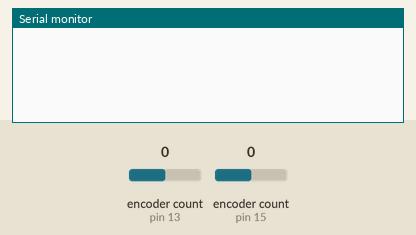
Recording of a sketch running on a simulated Arduino Uno, built with avr-gcc and run on an emulated ATmega328P. Shown: the last lines printed to the serial monitor. The test bench sets the inputs (shaded band); at power-on: encoder count (sensors on pin 13, pin 15) 0.

Above: at 1.2 s.
1.3 s: encoder count (sensor on pin 13) set to 1
At 2.5 s:
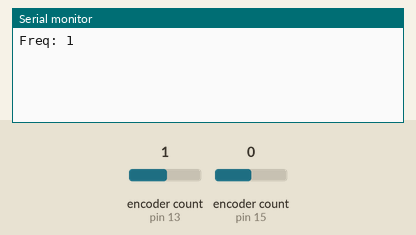
2.8 s: encoder count (sensor on pin 15) set to 1
At 3.6 s:
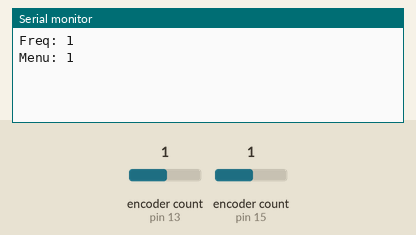
4.3 s: encoder count (sensor on pin 13) set to 2
At 4.8 s:
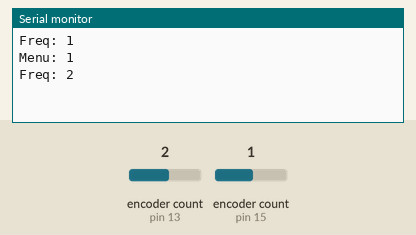
5.8 s: encoder count (sensor on pin 15) set to 2
At 7.1 s:
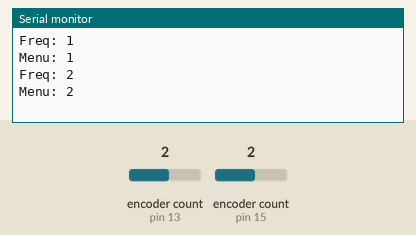

The sketch:

TestEncoders.ino
```cpp
#include "Bounce2.h"
#include "Encoder.h"

Encoder *encFrequency;
Encoder *encMenu;

void setup()
{

  Serial.begin(115200);
  while(!Serial);

  encFrequency = new Encoder(13, 14);
  encMenu = new Encoder(15, 2);

}

long oldFrequency = -999;
long oldMenu = -999;

void loop()
{
  char buf[30];
  bool freqchanged;
  bool menuchanged;

  freqchanged = readEncoder( encFrequency, oldFrequency );
  menuchanged = readEncoder( encMenu, oldMenu );

  if ( freqchanged )
  {
    sprintf( buf, "Freq: %d", oldFrequency );
    Serial.println( buf );
  }

  if ( menuchanged )
  {
    sprintf( buf, "Menu: %d", oldMenu );
    Serial.println( buf );
  }
}

bool readEncoder( Encoder* enc, long& oldpos )
{
  bool valchanged = false;
  long newpos = enc->read() / 4;

  if (newpos != oldpos) {

    if ( oldpos != -999 )
    {
       valchanged = true;
    }
    else
    {
       valchanged = false;
    }

    oldpos = newpos;
  }

  return valchanged;
}
```

Measured:
- after the input at 1.3 s, the serial monitor: prints a new line at once (image 1)
- after the input at 2.8 s, the serial monitor: prints a new line at once (image 2)
- after the input at 4.3 s, the serial monitor: prints a new line at once (image 3)
- after the input at 5.8 s, the serial monitor: prints a new line at once (image 4)
